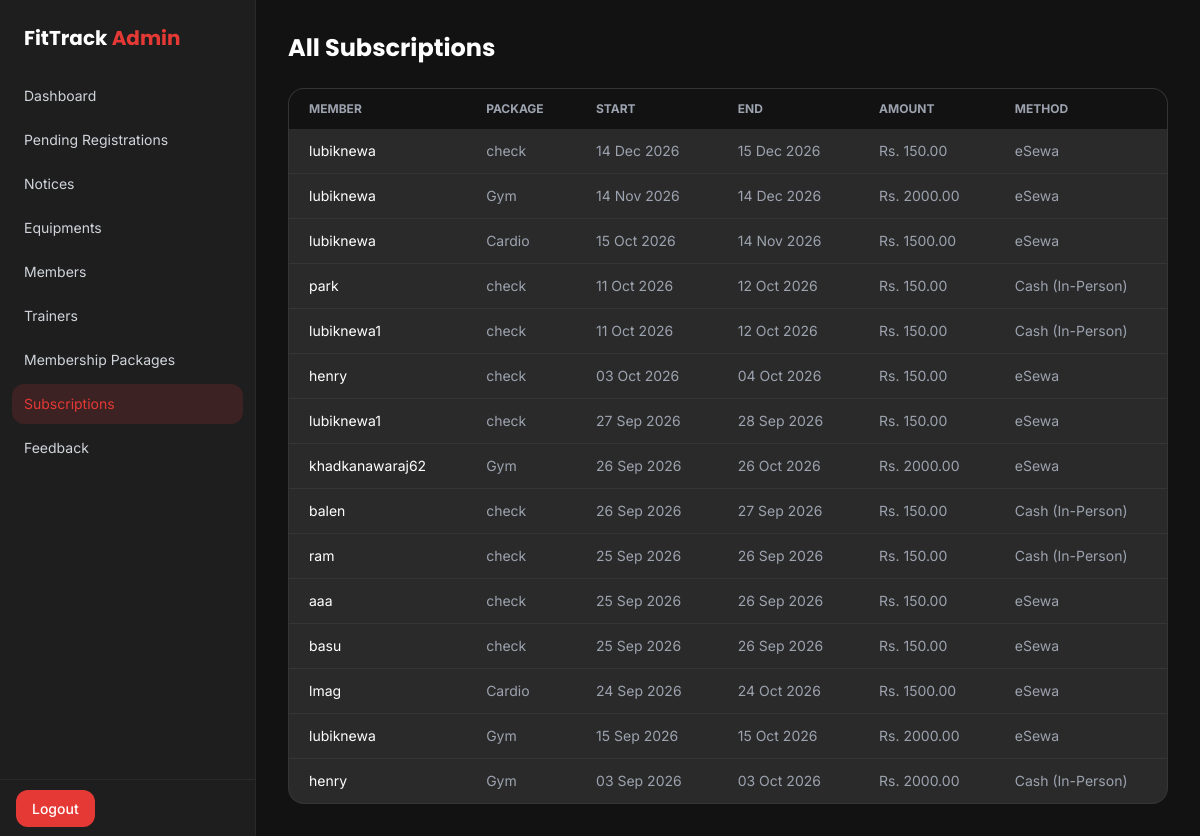
The app's page /management/subscriptions/ (signed in), older data.
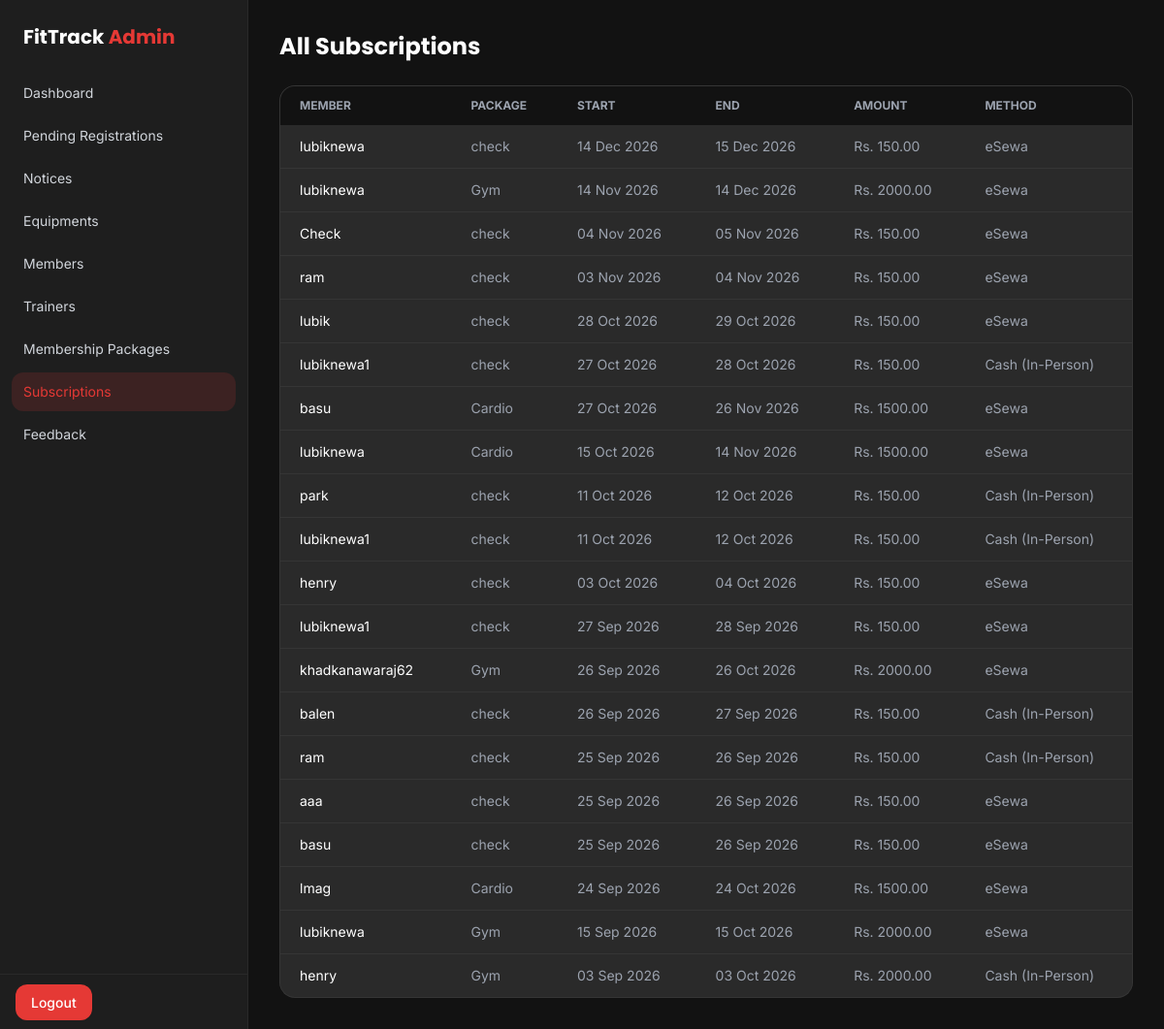
The same page, newer data.
### app/models.py (models this page shows, shortened)
class Subscription(models.Model):
    PAYMENT_CHOICES = (
        ('cash', 'Cash (In-Person)'),
        ('esewa', 'eSewa'),
    )
    user = models.ForeignKey(settings.AUTH_USER_MODEL, on_delete=models.CASCADE, related_name='subscriptions')
    package = models.ForeignKey(MembershipPackage, on_delete=models.PROTECT)
    start_date = models.DateField(default=timezone.localdate)
    end_date = models.DateField()
    amount_paid = models.DecimalField(max_digits=8, decimal_places=2)
    payment_method = models.CharField(max_length=10, choices=PAYMENT_CHOICES, default='cash')
    transaction_id = models.CharField(max_length=100, blank=True, null=True)
    created_at = models.DateTimeField(auto_now_add=True)
    class Meta:
        ordering = ['-start_date']

class MembershipPackage(models.Model):
    name = models.CharField(max_length=100)
    price = models.DecimalField(max_digits=8, decimal_places=2)
    duration_days = models.PositiveIntegerField(help_text="e.g. 30 for monthly, 365 for yearly")
    description = models.TextField(blank=True)
    is_active = models.BooleanField(default=True, help_text="Uncheck to stop offering this package")
    class Meta:
        ordering = ['price']

### adminpanel/views.py (the view)
# urls.py: path('subscriptions/', views.admin_subscriptions, name='admin_subscriptions'),
@staff_required
def admin_subscriptions(request):
    subscriptions = Subscription.objects.select_related('user', 'package').order_by('-start_date')
    return render(request, 'adminpanel/subscriptions.html', {'subscriptions': subscriptions})

### app/membership.py (called while the page is built)
def is_membership_blocked(user):
    if not user.is_authenticated or user.is_staff or user.is_superuser:
        return False
    latest = latest_subscription(user)
    if latest is None:
        return False
    return latest.end_date + timedelta(days=GRACE_DAYS) < timezone.localdate()

### adminpanel/templates/adminpanel/subscriptions.html
{% extends 'adminpanel/base.html' %}
{% block content %}
<h1 class="font-display text-2xl font-bold mb-6">All Subscriptions</h1>
<div class="bg-dark-card border border-white/5 rounded-2xl overflow-hidden">
    <table class="w-full text-sm">
        <thead class="bg-dark-bg text-gray-400 text-xs uppercase">
            <tr>
                <th class="text-left px-5 py-3">Member</th>
                <th class="text-left px-5 py-3">Package</th>
                <th class="text-left px-5 py-3">Start</th>
                <th class="text-left px-5 py-3">End</th>
                <th class="text-left px-5 py-3">Amount</th>
                <th class="text-left px-5 py-3">Method</th>
            </tr>
        </thead>
        <tbody class="divide-y divide-white/5">
            {% for sub in subscriptions %}
            <tr>
                <td class="px-5 py-3 text-white">{{ sub.user.username }}</td>
                <td class="px-5 py-3 text-gray-400">{{ sub.package.name }}</td>
                <td class="px-5 py-3 text-gray-400">{{ sub.start_date|date:"d M Y" }}</td>
                <td class="px-5 py-3 text-gray-400">{{ sub.end_date|date:"d M Y" }}</td>
                <td class="px-5 py-3 text-gray-400">Rs. {{ sub.amount_paid }}</td>
                <td class="px-5 py-3 text-gray-400">{{ sub.get_payment_method_display }}</td>
            </tr>
            {% empty %}
            <tr><td colspan="6" class="px-5 py-8 text-center text-gray-500">No subscriptions yet.</td></tr>
            {% endfor %}
        </tbody>
    </table>
</div>
{% endblock %}

Row changes from the older to the newer data that the page shows:
added Subscription: user.username "Check", package.name "check", start_date "04 Nov 2026", end_date "05 Nov 2026", amount_paid "150.00", payment_method "eSewa"
added Subscription: user.username "ram", package.name "check", start_date "03 Nov 2026", end_date "04 Nov 2026", amount_paid "150.00", payment_method "eSewa"
added Subscription: user.username "lubik", package.name "check", start_date "28 Oct 2026", end_date "29 Oct 2026", amount_paid "150.00", payment_method "eSewa"
added Subscription: user.username "lubiknewa1", package.name "check", start_date "27 Oct 2026", end_date "28 Oct 2026", amount_paid "150.00", payment_method "Cash (In-Person)"
added Subscription: user.username "basu", package.name "Cardio", start_date "27 Oct 2026", end_date "26 Nov 2026", amount_paid "1500.00", payment_method "eSewa"
